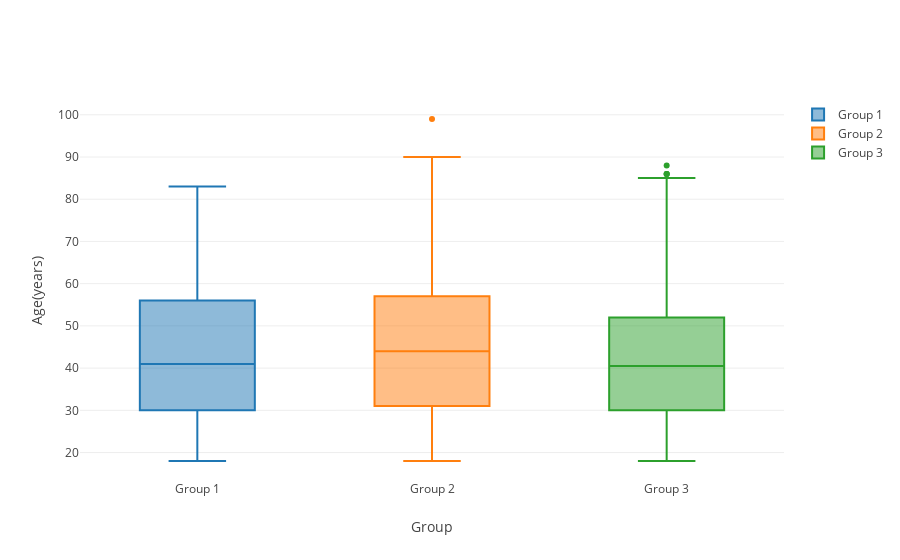

The code cell stored with this chart in its notebook:
### Code cell
iplot(go.Figure(data=[g1, g2, g3], layout=boxlayout))

### Figure 1 — Plotly figure (JSON) as saved in the notebook; plotly's stock layout.template omitted (floating-point values rounded to 4 significant figures; data arrays with more than 128 entries replaced by an {"elided": "..."} marker saying what was removed)
{"data": [{"name": "Group 1", "type": "box", "uid": "4a475a", "y": {"elided": "148 int values"}}, {"name": "Group 2", "type": "box", "uid": "fb4dbe", "y": {"elided": "138 int values"}}, {"name": "Group 3", "type": "box", "uid": "643786", "y": {"elided": "164 int values"}}], "layout": {"autosize": true, "xaxis": {"autorange": true, "range": [-0.5, 2.5], "title": "Group", "type": "category"}, "yaxis": {"autorange": true, "range": [13.5, 103.5], "title": "Age(years)", "type": "linear"}}}
